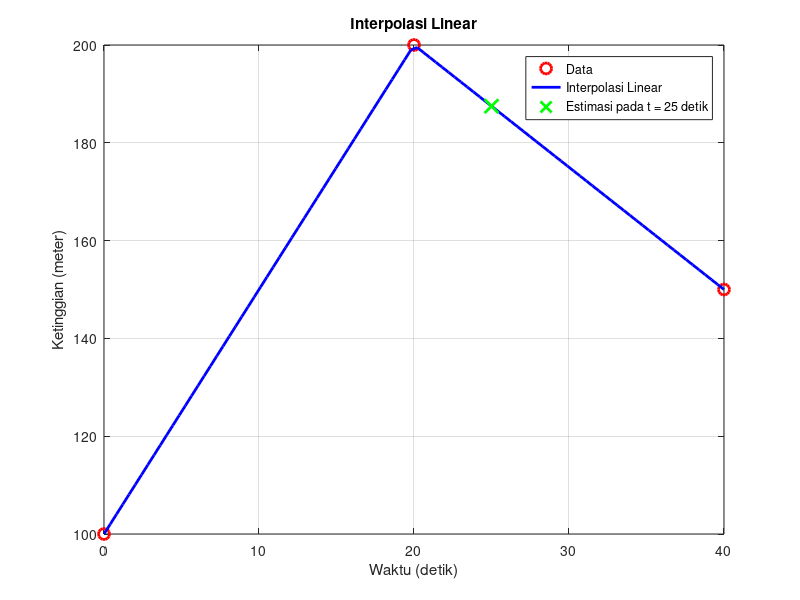

Write the MATLAB code that produced this figure.
% Data yang diberikan
t = [0, 20, 40];
h = [100, 200, 150];

% Interpolasi Linear
x = 25; % Nilai t yang ingin diinterpolasi
if t(1) < x && x < t(3)
    y = interp1(t, h, x, 'linear'); % Melakukan interpolasi linear
    disp(['Estimasi ketinggian pada t = ', num2str(x), ' detik (interpolasi linear) adalah h = ', num2str(y), ' meter']);
    
    % Plot titik-titik data
    plot(t, h, 'ro', 'MarkerSize', 8, 'LineWidth', 2);
    hold on;
    
    % Plot interpolasi linear
    x_interp = linspace(min(t), max(t), 100);
    y_interp = interp1(t, h, x_interp, 'linear');
    plot(x_interp, y_interp, 'b', 'LineWidth', 2);
    
    % Titik yang diinterpolasi
    plot(x, y, 'gx', 'MarkerSize', 10, 'LineWidth', 2);
    
    xlabel('Waktu (detik)');
    ylabel('Ketinggian (meter)');
    title('Interpolasi Linear');
    legend('Data', 'Interpolasi Linear', 'Estimasi pada t = 25 detik');
    grid on;
    hold off;
else
    disp('Input t berada di luar rentang yang tepat');
end
